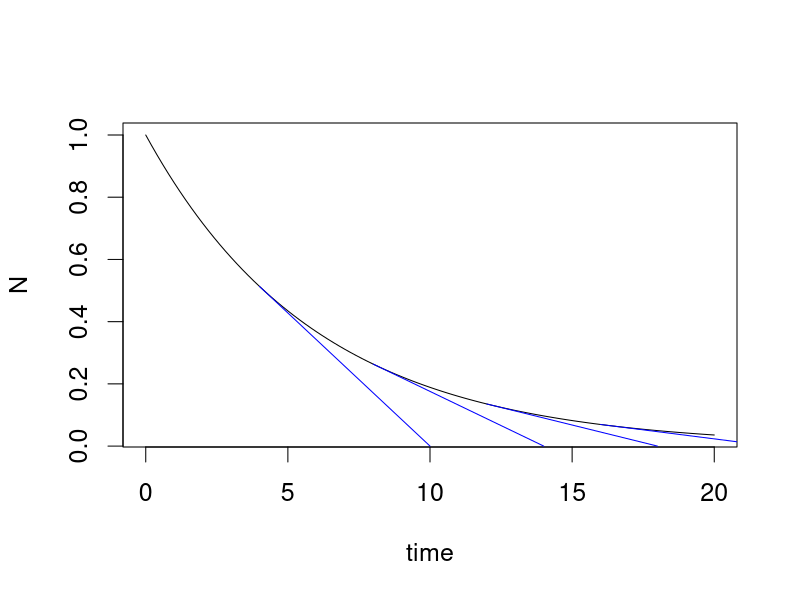

Recreate this plot in R.
time <- seq(0, 20, length.out=101)
Tc <- -6
N0 <- 100

N <- exp(time/Tc)

par (cex=1.5)

LineFun <- function(t, Tc){
	x <- c(t, t-Tc)
	y <- c(exp(t/Tc), 0)
	lines(x, y, col="blue")
}

plot(time, N
	, type = "l"
)

LineFun(4, Tc)
LineFun(8, Tc)
LineFun(12, Tc)
LineFun(16, Tc)
